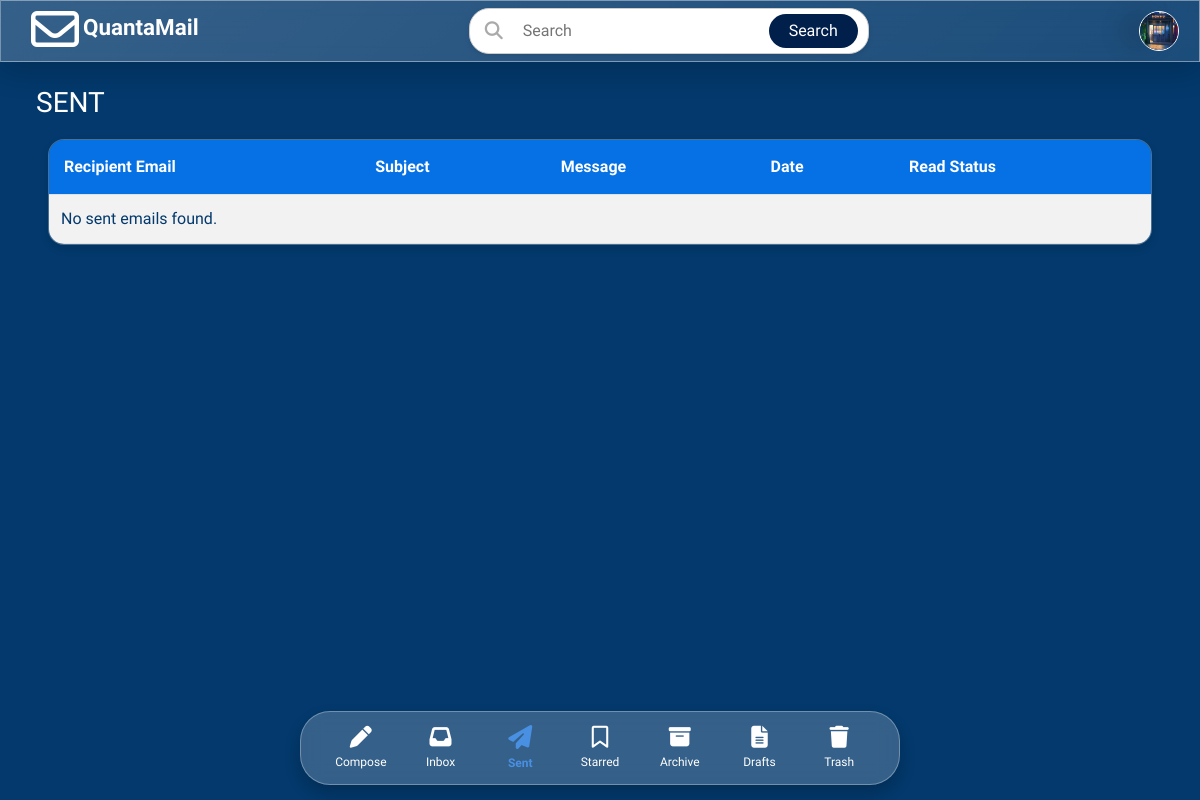
/dashboard/index.php?page=sent (signed in), run on an earlier commit of the app's database.
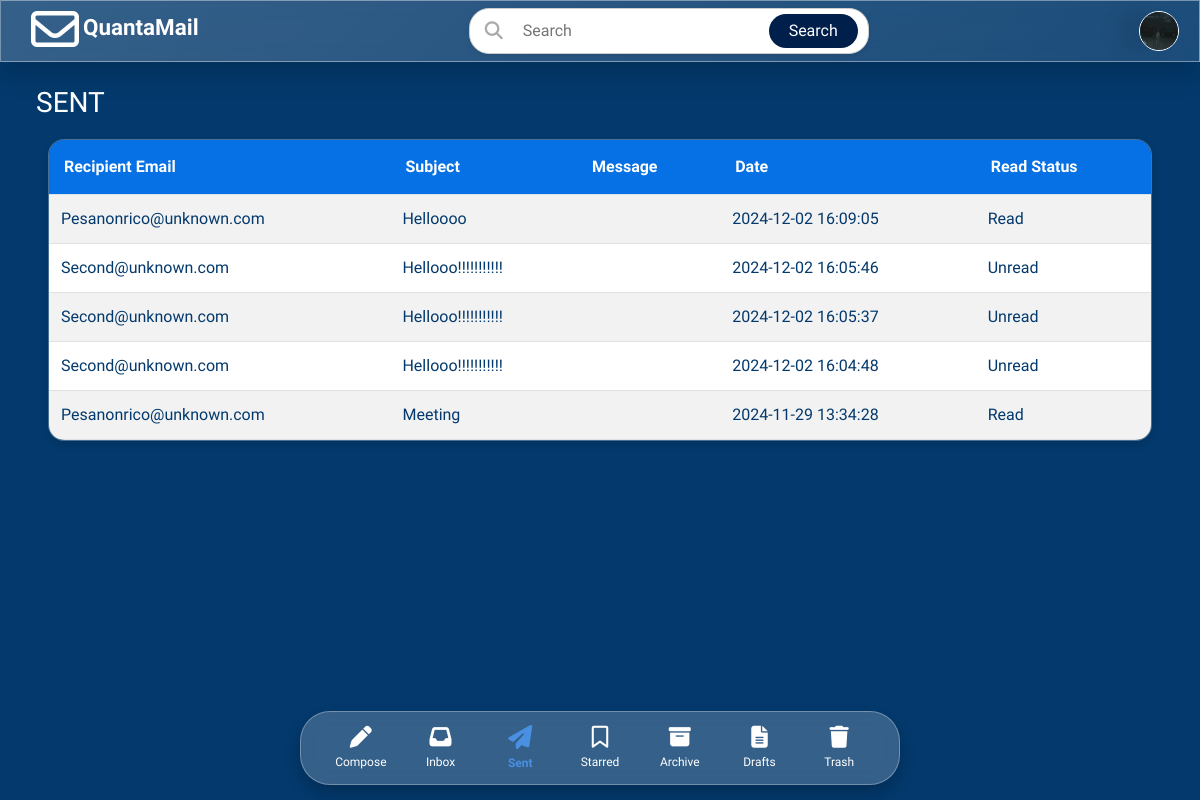
And on a later commit of the database.
### tables this page shows
CREATE TABLE `update_profile` (
  `id` int(11) NOT NULL,
  `user_id` varchar(10) DEFAULT NULL,
  `username` varchar(50) DEFAULT NULL,
  `firstname` varchar(255) DEFAULT NULL,
  `lastname` varchar(255) DEFAULT NULL,
  `age` int(11) DEFAULT NULL,
  `address` varchar(100) DEFAULT NULL,
  `birthday` date DEFAULT NULL,
  `phone_number` varchar(15) DEFAULT NULL,
  `image` varchar(255) DEFAULT NULL
);

CREATE TABLE `emails` (
  `id` int(11) NOT NULL,
  `message_id` varchar(50) NOT NULL,
  `sender_email` varchar(255) DEFAULT NULL,
  `recipient_email` varchar(255) NOT NULL,
  `subject` varchar(255) NOT NULL,
  `message` text DEFAULT NULL,
  `image_uploads` longtext DEFAULT NULL CHECK (json_valid(`image_uploads`)),
  `video_upload` varchar(255) DEFAULT NULL,
  `document_uploads` longtext DEFAULT NULL CHECK (json_valid(`document_uploads`)),
  `created_at` timestamp NOT NULL DEFAULT current_timestamp() ON UPDATE current_timestamp(),
  `updated_at` timestamp NOT NULL DEFAULT current_timestamp() ON UPDATE current_timestamp(),
  `read_status` tinyint(1) DEFAULT 0,
  `read_at` timestamp NULL DEFAULT NULL
);

### dashboard/Sent.php (the view, shortened to what the changed rows need)
<?php
include '../connection/conn.php';
$query = "SELECT email FROM users WHERE user_id = ?";
$stmt = $conn->prepare($query);
$stmt->bind_param("s", $user_id);
$stmt->execute();
$result = $stmt->get_result();
if ($result->num_rows > 0) {
    $row = $result->fetch_assoc();
    $sender_email = htmlspecialchars($row['email']);
} else {
    $sender_email = '';
}
$email_query = "SELECT * FROM emails WHERE sender_email = ? ORDER BY created_at DESC";
if ($email_stmt = $conn->prepare($email_query)) {
    $email_stmt->bind_param("s", $sender_email);
    $email_stmt->execute();
    $email_result = $email_stmt->get_result();
} else {
    echo "<tr><td colspan='5'>Error preparing email statement: " . $conn->error . "</td></tr>";
}
?>
<div class="container">
    <div class="table-wrapper">
        <div class="table-responsive">
            <table class="table table-striped table-hover" id="sent-table">
                <thead>
                    <tr>
                        <th scope="col">Recipient Email</th>
                        <th scope="col">Subject</th>
                        <th scope="col">Message</th>
                        <th scope="col">Date</th>
                        <th scope="col">Read Status</th>
                    </tr>
                </thead>
                <tbody>
                    <?php
                        if ($email_result->num_rows > 0) {
                            while ($email_row = $email_result->fetch_assoc()) {
                                $emailData = htmlspecialchars(json_encode($email_row));
                                echo "<tr class='view-emailDetails' data-email='$emailData'>
                                        <td class='sender-cell'>" . htmlspecialchars($email_row['recipient_email']) . "</td>
                                        <td>" . htmlspecialchars($email_row['subject']) . "</td>
                                        <td class='message-cell'>" . htmlspecialchars($email_row['message']) . "</td>
                                        <td>" . htmlspecialchars($email_row['created_at']) . "</td>
                                        <td>" . ($email_row['read_status'] ? 'Read' : 'Unread') . "</td>
                                    </tr>";
                            }
                        } else {
                            echo "<tr><td colspan='5'>No sent emails found.</td></tr>";
                        }
                    ?>
                </tbody>
            </table>
        </div>
    </div>
</div>

### dashboard/index.php (shortened to what the changed rows need)
<?php
$user_id = $_SESSION['user_id'];
include '../connection/conn.php';
$user_profile = [];
if ($user_id) {
    $stmt = $conn->prepare("SELECT * FROM update_profile WHERE user_id = ?");
    $stmt->bind_param("s", $user_id);
    $stmt->execute();
    $result = $stmt->get_result();
    $user_profile = $result->fetch_assoc();
}
?>
<?php include('header.php'); ?>
<body>
    <main class="navbar">
        <div class="container-fluid">
            <span class="navigation__group">
                <img src="<?= isset($user_profile['image']) ? '../uploads/images/' . $user_profile['image'] : '../assets/svg/User-profile.svg' ?>" class="profile" width="150">
            </span>
        </div>
    </main>
    <div class="container-fluid d-flex">
        <div class="content flex-grow-1 p-4">
        <?php
            if (isset($_GET['page'])) {
                $page = strtolower($_GET['page']);
                switch ($page) {
                    case 'sent':
                        include('Sent.php');
                        break;
                    }
                } else {
                    include('Inbox.php');
                }
            ?>
        </div>
    </div>
</body>
</html>

What changed in the data, as far as the page shows it:
changed update_profile: image: a different picture
added emails: recipient_email "Pesanonrico@unknown.com", subject "Helloooo", created_at "2024-12-02 16:09:05", read_status "Read"
added emails: recipient_email "Second@unknown.com", subject "Hellooo!!!!!!!!!!!", created_at "2024-12-02 16:05:46", read_status "Unread"
added emails: recipient_email "Second@unknown.com", subject "Hellooo!!!!!!!!!!!", created_at "2024-12-02 16:05:37", read_status "Unread"
added emails: recipient_email "Second@unknown.com", subject "Hellooo!!!!!!!!!!!", created_at "2024-12-02 16:04:48", read_status "Unread"
added emails: recipient_email "Pesanonrico@unknown.com", subject "Meeting", created_at "2024-11-29 13:34:28", read_status "Read"
Also different on the page:
text no longer shown: "No sent emails found."
